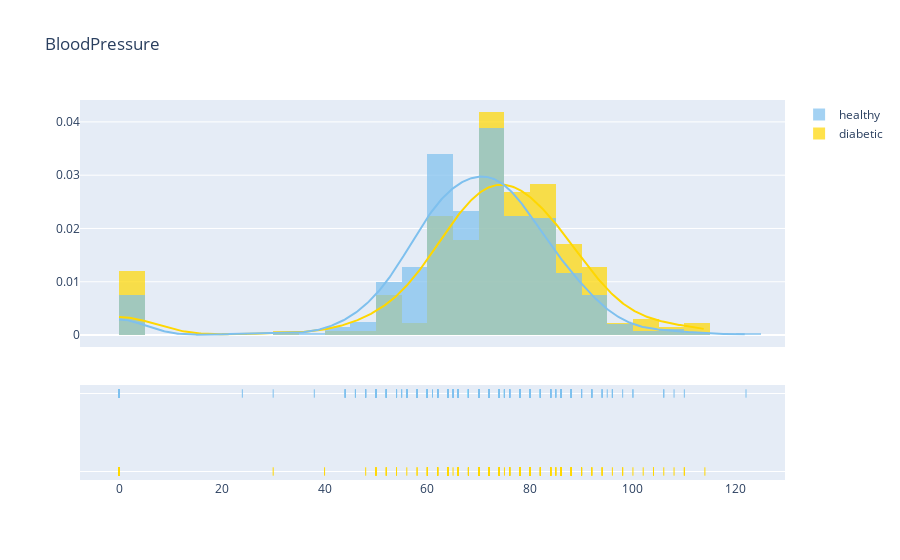

Notebook cell for this chart:
### Code cell
#Blood pressure
plot_distribution('BloodPressure', 0)

### Figure 1 — Plotly figure (JSON) as saved in the notebook; plotly's stock layout.template omitted (floating-point values rounded to 4 significant figures; data arrays with more than 128 entries replaced by an {"elided": "..."} marker saying what was removed)
{"data": [{"autobinx": false, "histnorm": "probability density", "legendgroup": "diabetic", "marker": {"color": "#FFD700"}, "name": "diabetic", "opacity": 0.7, "type": "histogram", "x": {"elided": "268 int values"}, "xaxis": "x", "xbins": {"end": 114, "size": 0, "start": 0}, "yaxis": "y"}, {"autobinx": false, "histnorm": "probability density", "legendgroup": "healthy", "marker": {"color": "#7EC0EE"}, "name": "healthy", "opacity": 0.7, "type": "histogram", "x": {"elided": "500 int values"}, "xaxis": "x", "xbins": {"end": 122, "size": 0, "start": 0}, "yaxis": "y"}, {"legendgroup": "diabetic", "marker": {"color": "#FFD700"}, "mode": "lines", "name": "diabetic", "showlegend": false, "type": "scatter", "x": {"elided": "500 float values"}, "xaxis": "x", "y": {"elided": "500 float values"}, "yaxis": "y"}, {"legendgroup": "healthy", "marker": {"color": "#7EC0EE"}, "mode": "lines", "name": "healthy", "showlegend": false, "type": "scatter", "x": {"elided": "500 float values"}, "xaxis": "x", "y": {"elided": "500 float values"}, "yaxis": "y"}, {"legendgroup": "diabetic", "marker": {"color": "#FFD700", "symbol": "line-ns-open"}, "mode": "markers", "name": "diabetic", "showlegend": false, "type": "scatter", "x": {"elided": "268 int values"}, "xaxis": "x", "y": {"elided": "268 str values"}, "yaxis": "y2"}, {"legendgroup": "healthy", "marker": {"color": "#7EC0EE", "symbol": "line-ns-open"}, "mode": "markers", "name": "healthy", "showlegend": false, "type": "scatter", "x": {"elided": "500 int values"}, "xaxis": "x", "y": {"elided": "500 str values"}, "yaxis": "y2"}], "layout": {"barmode": "overlay", "hovermode": "closest", "legend": {"traceorder": "reversed"}, "title": {"text": "BloodPressure"}, "xaxis": {"anchor": "y2", "domain": [0, 1], "zeroline": false}, "yaxis": {"anchor": "free", "domain": [0.35, 1], "position": 0}, "yaxis2": {"anchor": "x", "domain": [0, 0.25], "dtick": 1, "showticklabels": false}}}
